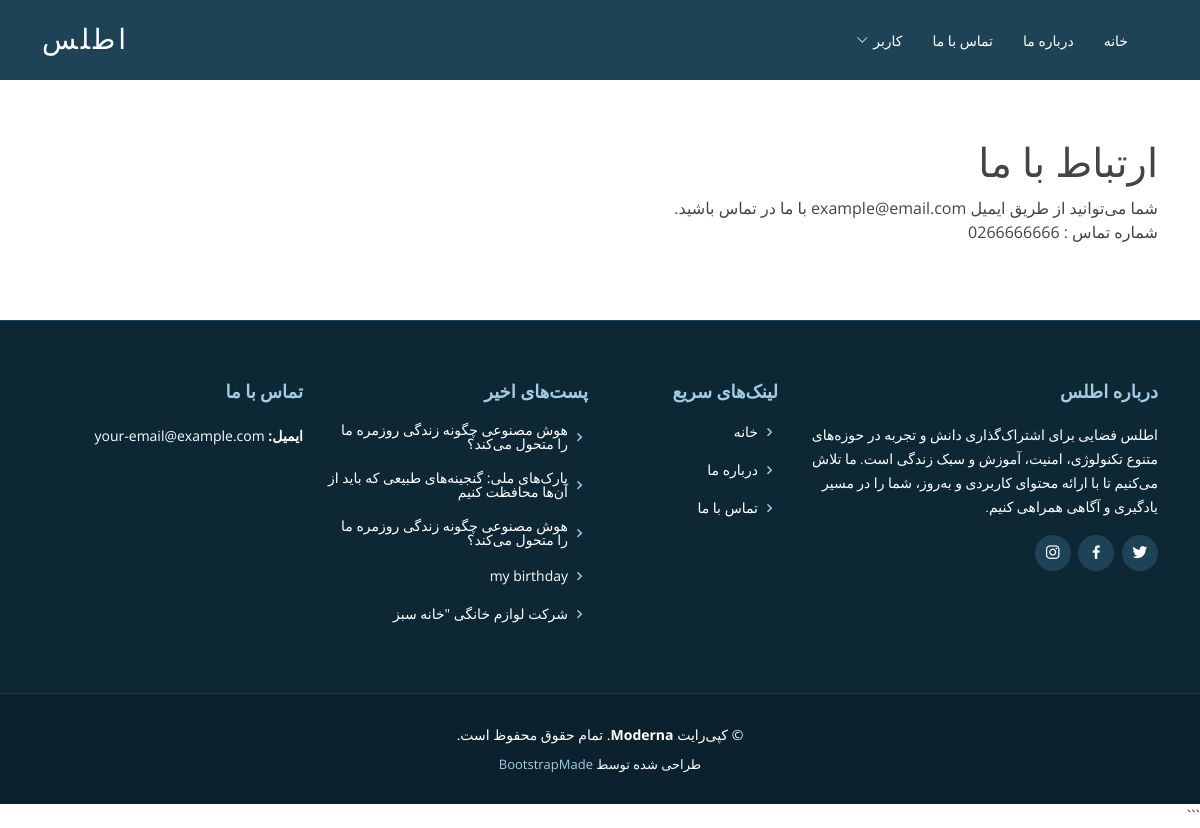
Page /contact/ on the committed database.
### blog/models.py (models this page shows, shortened)
class Post(models.Model):
    title = models.CharField(max_length=255 , verbose_name="عنوان")
    excerpt = models.TextField(verbose_name="خلاصه")
    body = models.TextField(verbose_name="متن کامل")
    author = models.ForeignKey('account.CustomUser', on_delete=models.CASCADE , verbose_name="نویسنده")
    date =date = models.DateTimeField(auto_now_add=True, verbose_name="تاریخ انتشار")
    photo = models.ImageField(upload_to='photo/%Y/%m/%d' ,  verbose_name="تصویر ")
    category = models.ForeignKey(Category, on_delete=models.SET_NULL, null=True,blank=True,
        related_name='posts',
        verbose_name="دسته‌بندی"
    )
    likes= models.ManyToManyField(settings.AUTH_USER_MODEL ,
        related_name= "blog_posts_liked",
        blank=True ,
        verbose_name='پسندیدن'
    )
    tags = TaggableManager(verbose_name="برچسب‌ها", blank=True)
    class Meta:
        ordering = ['-date']
    def get_absolute_url(self):
        return reverse('post_detail', kwargs={'pk': self.pk})

### blog/views.py (the view)
# urls.py: path('contact/', views.ContactView.as_view(), name='contact'),
class ContactView(TemplateView):
    template_name = "contact.html"

### blog/context_processors.py (called while the page is built)
def recent_posts(request):
    recent_posts=Post.objects.order_by('-date')[:5]
    return {'recent_posts':recent_posts}

def common_sidebar_data(request):
    all_tags = Tag.objects.all()
    categories_with_posts = Category.objects.annotate(
        num_posts=Count('posts')
    ).filter(num_posts__gt=0).order_by('name')
    context = {
        'all_categories_sidebar': categories_with_posts,
        'all_tags_sidebar': all_tags,
    }
    return context

### templates/contact.html (shortened to what this page needs)
{% extends 'base.html' %}
{% load i18n %}
{% block content %}
<main id="main">
  <section class="container mt-5">
    <h1> ارتباط با ما</h1>
    <p>
      شما می‌توانید از طریق ایمیل example@email.com با ما در تماس باشید.
      <br>
      شماره تماس : 0266666666
    </p>
    </section>
</main>
{% endblock content %}

### templates/base.html (shortened to what this page needs)
{% load static %}
<!DOCTYPE html>
<html lang="fa" dir="rtl" >
<head>
  <link href="{% static 'assets/vendor/animate.css/animate.min.css' %}" rel="stylesheet">
  <link href="{% static 'assets/vendor/aos/aos.css' %}" rel="stylesheet">
  <link href="{% static 'assets/vendor/bootstrap/css/bootstrap.min.css' %}" rel="stylesheet">
  <link href="{% static 'assets/vendor/bootstrap-icons/bootstrap-icons.css' %}" rel="stylesheet">
  <link href="{% static 'assets/vendor/boxicons/css/boxicons.min.css' %}" rel="stylesheet">
  <link href="{% static 'assets/vendor/glightbox/css/glightbox.min.css' %}" rel="stylesheet">
  <link href="{% static 'assets/vendor/swiper/swiper-bundle.min.css' %}" rel="stylesheet">
  <link href="{% static 'assets/css/style.css' %}" rel="stylesheet">
  <link href="{% static 'assets/css/rtl-custom.css' %}" rel="stylesheet">
</head>
<body>
  <header id="header" class="fixed-top d-flex align-items-center">
    <div class="container d-flex justify-content-between align-items-center">
      <div class="logo">
        <h1 class="text-light"><a href="index.html"><span>اطلس</span></a></h1>
      </div>
      <nav id="navbar" class="navbar">
        <ul>
          <li><a href="{% url 'home' %}">خانه</a></li>
          <li> <a href="{% url 'about' %}">درباره ما</a></li>
          <li> <a href="{% url 'contact' %}">تماس با ما</a></li>
          {% if user.is_authenticated %}
          <li class="dropdown"><a href="#"><span>{{ user.username }}</span> <i class="bi bi-chevron-down"></i></a>
            <ul>
              <li><a href="{% url 'new_post' %}">اضافه کردن پست</a></li>
              <li><a href="{% url 'profile' %}">پروفایل</a></li>
              <hr class="dropdown">
              <li>
                <form action="{% url 'logout' %}" method="post" class="m-0">
                  {% csrf_token %}
                  <button type="submit" class="dropdown-item"  style="padding-right: 20px; padding-bottom: 10px;">خروج</button>
                </form>
              </li>
            </ul>
          </li>
          {% else %}
          <li class="dropdown"><a href="#"><span>کاربر</span> <i class="bi bi-chevron-down"></i></a>
          </li>
          {% endif %}
        </ul>
      </nav>
    </div>
  </header>
  <main  id="main">
    {% block content %}
    {% endblock content %}
  </main>
  <footer id="footer" data-aos="fade-up" data-aos-easing="ease-in-out" data-aos-duration="500">
    <div class="footer-top">
      <div class="container">
        <div class="row">
          <div class="col-lg-4 col-md-6 footer-info">
            <h3>درباره اطلس</h3>
            <p>اطلس  فضایی برای اشتراک‌گذاری دانش و تجربه در حوزه‌های متنوع تکنولوژی، امنیت، آموزش و سبک زندگی است. ما تلاش می‌کنیم تا با ارائه محتوای کاربردی و به‌روز، شما را در مسیر یادگیری و آگاهی همراهی کنیم.</p>
            <div class="social-links mt-3">
              <a href="#" class="twitter"><i class="bx bxl-twitter"></i></a>
              <a href="#" class="facebook"><i class="bx bxl-facebook"></i></a>
              <a href="#" class="instagram"><i class="bx bxl-instagram"></i></a>
            </div>
          </div>
          <div class="col-lg-2 col-md-6 footer-links">
            <h4>لینک‌های سریع</h4>
            <ul>
              <li><i class="bx bx-chevron-right"></i> <a href="{% url 'home' %}">خانه</a></li>
              <li><i class="bx bx-chevron-right"></i> <a href="{% url 'about' %}">درباره ما</a></li>
              <li><i class="bx bx-chevron-right"></i> <a href="{% url 'contact' %}">تماس با ما</a></li>
            </ul>
          </div>
          <div class="col-lg-3 col-md-6 footer-links">
            <h4>پست‌های اخیر</h4>
            <ul>
              {% for post in recent_posts %}
                <li><i class="bx bx-chevron-right"></i> <a href="{{ post.get_absolute_url }}">{{ post.title }}</a></li>
              {% empty %}
                <li>پستی یافت نشد.</li>
              {% endfor %}
            </ul>
          </div>
          <div class="col-lg-3 col-md-6 footer-contact">
            <h4>تماس با ما</h4>
            <p>
              <strong>ایمیل:</strong> your-email@example.com<br>
            </p>
          </div>
        </div>
      </div>
    </div>
    <div class="container">
      <div class="copyright">
        &copy; کپی‌رایت <strong><span>Moderna</span></strong>. تمام حقوق محفوظ است.
      </div>
      <div class="credits">
        طراحی شده توسط <a href="https://bootstrapmade.com/">BootstrapMade</a>
      </div>
    </div>
  </footer>```
</body>
</html>

### static/assets/css/style.css (style rules this page uses)
body { font-family: "Open Sans", sans-serif; color: #444; }
a { color: #4fa6d5; text-decoration: none; }
h1, h2, h3, h4, h5, h6, .font-primary { font-family: "Roboto", sans-serif; }
#header { height: 80px; transition: all 0.5s; z-index: 997; transition: all 0.5s; background: #1e4356; }
#header .logo h1 { font-size: 28px; margin: 0; padding: 4px 0; line-height: 1; font-weight: 400; letter-spacing: 3px; text-transform: uppercase; }
#header .logo h1 a, #header .logo h1 a:hover { color: #fff; text-decoration: none; }
#main { margin-top: 80px; }
.navbar { padding: 0; }
.navbar ul { margin: 0; padding: 0; display: flex; list-style: none; align-items: center; }
.navbar li { position: relative; }
.navbar a, .navbar a:focus { display: flex; align-items: center; justify-content: space-between; padding: 10px 0 10px 30px; font-family: "Open Sans", sans-serif; font-size: 14px; color: #fff; white-space: nowrap; transition: 0.3s; }
.navbar a i, .navbar a:focus i { font-size: 12px; line-height: 0; margin-left: 5px; }
section { padding: 60px 0; }
#footer { background: #0b212d; padding: 0 0 30px 0; color: #fff; font-size: 14px; }
#footer .footer-top { background: #0d2735; border-top: 1px solid #17455e; border-bottom: 1px solid #123649; padding: 60px 0 30px 0; }
#footer .footer-top .footer-info { margin-bottom: 30px; }
#footer .footer-top .footer-info h3 { font-size: 18px; margin: 0 0 20px 0; padding: 2px 0 2px 0; line-height: 1; color: #a2cce3; font-weight: 600; }
#footer .footer-top .footer-info p { font-size: 14px; line-height: 24px; margin-bottom: 0; font-family: "Roboto", sans-serif; color: #fff; }
#footer .footer-top .social-links a { font-size: 18px; display: inline-block; background: #1e4356; color: #fff; line-height: 1; padding: 8px 0; margin-right: 4px; border-radius: 50%; text-align: center; width: 36px; height: 36px; transition: 0.3s; }
#footer .footer-top h4 { font-size: 18px; font-weight: 600; color: #a2cce3; position: relative; padding-bottom: 12px; }
#footer .footer-top .footer-links { margin-bottom: 30px; }
#footer .footer-top .footer-links ul { list-style: none; padding: 0; margin: 0; }
#footer .footer-top .footer-links ul i { padding-right: 2px; color: #a2cce3; font-size: 18px; line-height: 1; }
#footer .footer-top .footer-links ul li { padding: 10px 0; display: flex; align-items: center; }
#footer .footer-top .footer-links ul li:first-child { padding-top: 0; }
#footer .footer-top .footer-links ul a { color: #fff; transition: 0.3s; display: inline-block; line-height: 1; }
#footer .footer-top .footer-contact { margin-bottom: 30px; }
#footer .footer-top .footer-contact p { line-height: 26px; }
#footer .copyright { text-align: center; padding-top: 30px; }
#footer .credits { padding-top: 10px; text-align: center; font-size: 13px; color: #fff; }
#footer .credits a { color: #a2cce3; }

### static/assets/css/rtl-custom.css (style rules this page uses)
body { direction: rtl; text-align: right; }
.navbar a, .navbar a:focus { padding: 10px 30px 10px 0; }
.navbar a i, .navbar a:focus i { margin-left: 0; margin-right: 5px; }
#footer .footer-top .social-links a { margin-right: 0; margin-left: 4px; }
#footer .footer-top .footer-links ul i { padding-right: 0; padding-left: 2px; }
#header .container { flex-direction: row-reverse; }

### rows in the picture
Post: title "هوش مصنوعی چگونه زندگی روزمره ما را متحول می‌کند؟"
Post: title "پارک‌های ملی: گنجینه‌های طبیعی که باید از آن‌ها محافظت کنیم"
Post: title "هوش مصنوعی چگونه زندگی روزمره ما را متحول می‌کند؟"
Post: title "my birthday"
Post: title "شرکت لوازم خانگی \"خانه سبز"
